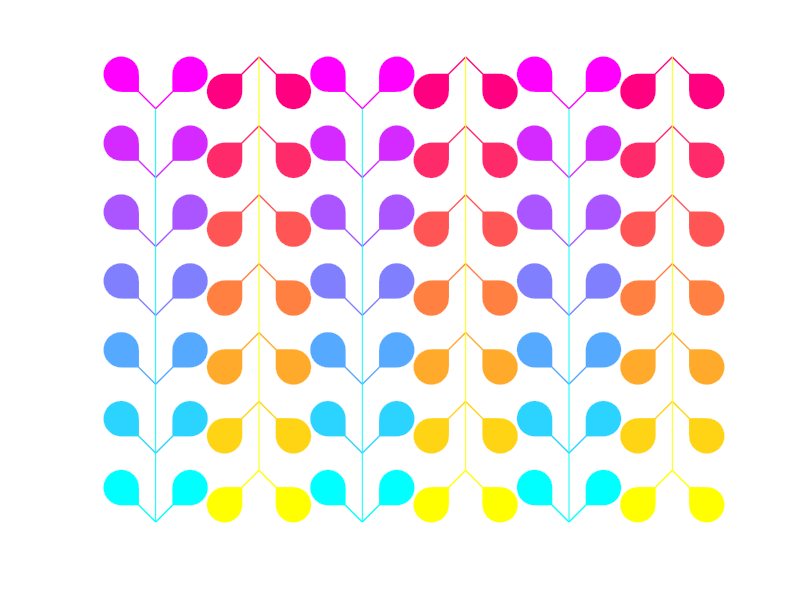

The MATLAB source for this figure:
function pattern1
%Pattern1
cmap1=cool(7);
cmap2=1-winter(7);
for m=1:12:36
    cc=1;
    for n=0:4:24
        [x,y]=leaf(1);
        patch(x+1+m,y+1+n,cmap1(cc,:),'edgecolor',cmap1(cc,:));
        [x,y]=leaf(2);
        patch(x-1+m,y+1+n,cmap1(cc,:),'edgecolor',cmap1(cc,:));
        line([m m+1],[n n+1],'color',cmap1(cc,:),'linewidth',1);
        line([m m-1],[n n+1],'color',cmap1(cc,:),'linewidth',1);
        cc=cc+1;
    end
    line([m m],[0 n],'color',cmap1(1,:));
    cc=1;
    for n=0:4:24
        [x,y]=leaf(3);
        patch(x+1+6+m,y-1+n+3,cmap2(cc,:),'edgecolor',cmap2(cc,:));
        [x,y]=leaf(4);
        patch(x-1+6+m,y-1+n+3,cmap2(cc,:),'edgecolor',cmap2(cc,:));
        line([m+6 m+1+6],[n+3 n-1+3],'color',cmap2(cc,:),'linewidth',1);
        line([m+6 m-1+6],[n+3 n-1+3],'color',cmap2(cc,:),'linewidth',1);
        cc=cc+1;
    end
    line([m+6 m+6],[0+3 n+3],'color',cmap2(1,:));
end

axis equal off
end

function [x,y]=leaf(c)

switch c
    case 1
        t=-pi/2:1/(10*pi):pi;
        [x,y]=pol2cart(t,1);
        x=[0 x+1];
        y=[0 y+1];
    case 2
        t=0:1/(10*pi):1.5*pi;
        [x,y]=pol2cart(t,1);
        x=[0 x-1];
        y=[0 y+1];
    case 3
        t=pi:1/(10*pi):2.5*pi;
        [x,y]=pol2cart(t,1);
        x=[0 x+1];
        y=[0 y-1];
    case 4
        t=pi/2:1/(10*pi):2*pi;
        [x,y]=pol2cart(t,1);
        x=[0 x-1];
        y=[0 y-1];
end
end
